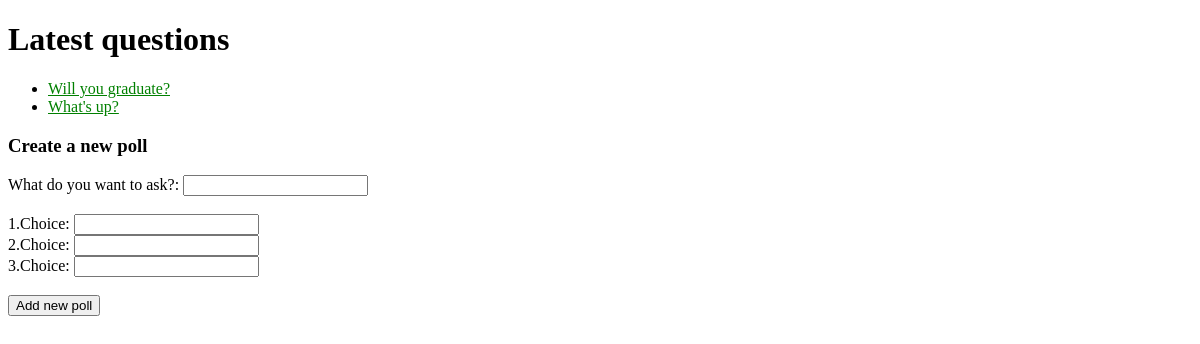
The page /polls/ on the database as committed earlier.
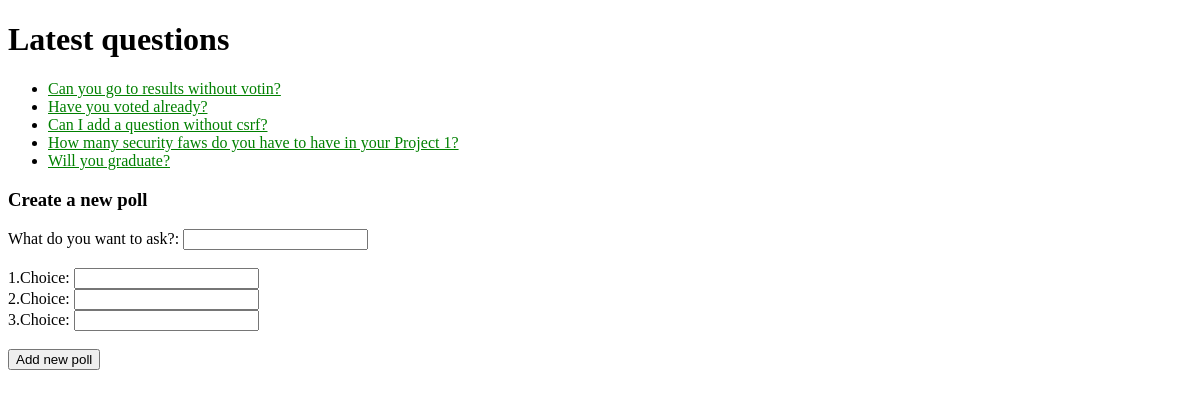
The same page on the database as committed later.
### polls/models.py (models this page shows, shortened)
class Question(models.Model):
    question_text = models.CharField(max_length=200)
    pub_date = models.DateTimeField("date published")

### polls/views.py (the view)
# urls.py: path("", views.index, name="index"),
def index(request):
    latest_question_list = Question.objects.order_by("-pub_date")[:5]
    context = {"latest_question_list": latest_question_list}
    return render(request, "polls/index.html", context)

### polls/templates/polls/index.html (shortened to what this page needs)
<!doctype html>
<html lang="en-US">
  <head>
  </head>
  <body>
    {% load static %}
    <link rel="stylesheet" href="{% static 'polls/style.css' %}">
    <h1> Latest questions</h1>
    {% if latest_question_list %}
    <ul>
    	{% for question in latest_question_list %}
		<li>
		<a href="{% url 'polls:detail' question.id %}">{{ question.question_text }}</a>
		</li>
    	{% endfor %}
    </ul>
    {% else %}
    	<p>No polls are available.</p>
    {% endif %}
    <h3> Create a new poll</h3>
    <form method="post" action="{% url 'polls:create' %}">
    	<label for="question_text">What do you want to ask?:</label>
    	<input type="text" name="question_text" id="question_text" required><br>
    	<br>
    	<label> 1.Choice:</label>
    	<input type="text" name="1choice" required><br>
    	<label> 2.Choice:</label>
    	<input type="text" name="2choice" required><br>
    	<label> 3.Choice:</label>
    	<input type="text" name="3choice" required><br>
    	<br>
    	<button type="submit">Add new poll</button>
    </form>
  </body>
</html>

### polls/static/polls/style.css (style rules this page uses)
li a { color: green; }
body { background: white url("images/background.png") no-repeat; }

Rows that differ between the two databases and show on the page:
no longer on this page (row unchanged): Question: question_text "What's up?"
added Question: question_text "Can you go to results without votin?"
added Question: question_text "Have you voted already?"
added Question: question_text "Can I add a question without csrf?"
added Question: question_text "How many security faws do you have to have in your Project 1?"
